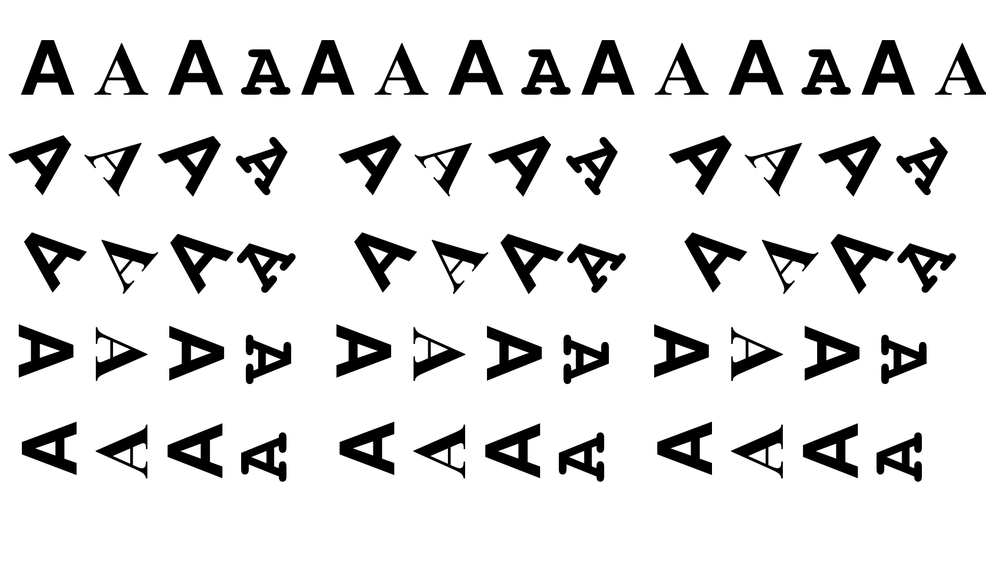
%> input picture TAB.png, 1000 x 562 px, shrunk from 1920 x 1080 before the run
$ octave train.m   (GNU Octave 9; MATLAB toolbox functions it lacks are replaced by stand-ins)
%> lines starting %> are read from the running program, lines starting %| are printed output that depends on the picture; in (x1, y1, x2, y2) boxes, pixels count from 0 and x2, y2 are one past the last pixel; in counts of white or black regions, pixels touching at a corner belong together; the program's own positions count from 1
### getCharacteristics.m
function characteristics = getCharacteristics( imgName )
%> called with imgName = 'TAB.png'
    % LECTURA DE LA IMAGEN
    I = imread(imgName);
%> I is the input picture: size 562x1000x3 uint8; min 0, max 255, mean 222.9

    % SEGMENTACION DE LA IMAGEN
    J =not(I(:,:,1)>192);
%> J: size 562x1000 logical; 13.3% white; 62 white regions
    J = bwareaopen(J,5,4); % remueve regiones muy pequenhas
    [L,n] = bwlabel(J,4);
%> L: size 562x1000 double; 63 distinct labels, from 0 to 62
%> n = 62

    stats = regionprops(L,'all');
%> stats = 62 regions; largest, box (x1, y1, x2, y2), Area, Centroid, MajorAxisLength, MinorAxisLength and Eccentricity: (301, 40, 355, 95) 1428 [328.5 70.9] 58.71 49.97 0.525, (339, 422, 395, 475) 1428 [370.4 448.8] 59.74 50.35 0.538, (861, 40, 915, 95) 1428 [888.8 70.9] 58.71 49.99 0.524
    %characteristics = zeros(n, 3);
    characteristics = zeros(n, 2);

    % OBTENER LOS 3 DESCRIPTORES DE LA IMAGEN
    for i = 1:n
        characteristics(i, 1) = stats(i).MinorAxisLength / stats(i).MajorAxisLength;
        characteristics(i, 2) = stats(i).Eccentricity;
        %characteristics(i, 3) = stats(i).Extent;
    end
%> this loop made 62 passes
%> after the loop, characteristics = 62 rows, first 12: [0.848 0.529; 0.845 0.535; 0.851 0.525; 0.854 0.521; 0.849 0.528; 0.81 0.587; 0.809 0.588; 0.8 0.6; 0.811 0.585; 0.803 0.597; 0.88 0.474; 0.872 0.49]
end

### train.m

% OBTENER LAS CARACTERISTICAS DE LAS IMAGENES DE ENTRENAMIENTO

% BOLD
charAB = getCharacteristics('TAB.png');
%> charAB has the same summary as characteristics in getCharacteristics
charEB = getCharacteristics('TEB.png');
%> call 2 of getCharacteristics, with imgName = 'TEB.png'
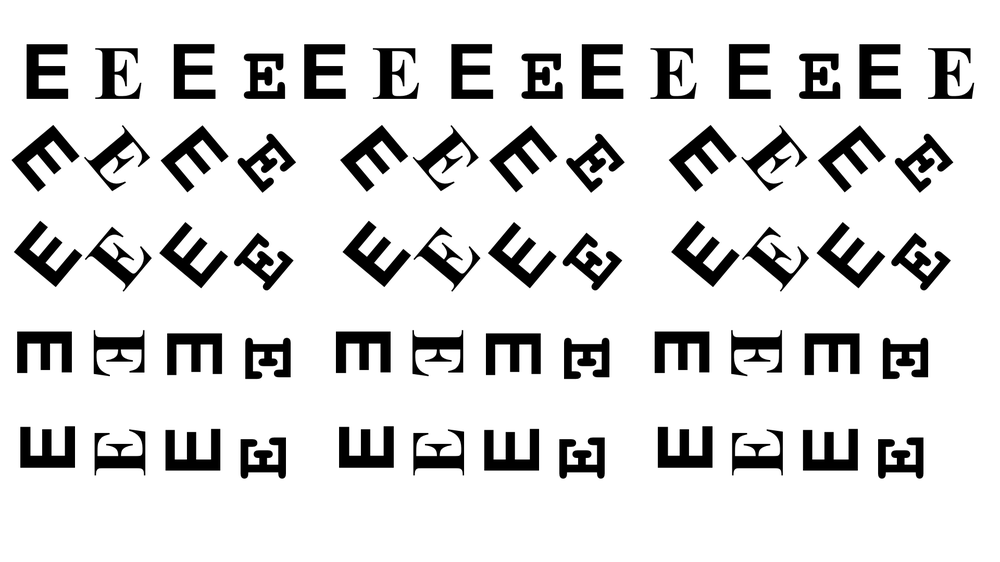
%> input picture TEB.png, 1000 x 562 px, shrunk from 1920 x 1080 before the run
%> in getCharacteristics, I is the input picture: size 562x1000x3 uint8; min 0, max 255, mean 219.4
%> in getCharacteristics (call 2), `J =not(I(:,:,1)>192);`: J: size 562x1000 logical; 14.9% white; 62 white regions
%> in getCharacteristics (call 2), `[L,n] = bwlabel(J,4);`: L: size 562x1000 double; 63 distinct labels, from 0 to 62
%> in getCharacteristics (call 2), `stats = regionprops(L,'all');`: stats = 62 regions; largest, box (x1, y1, x2, y2), Area, Centroid, MajorAxisLength, MinorAxisLength and Eccentricity: (654, 331, 710, 373) 1623 [682.6 349.4] 71.58 48.53 0.735, (17, 331, 72, 373) 1611 [45.1 349.4] 70.27 48.58 0.722, (26, 44, 68, 99) 1611 [44.4 71.9] 70.26 48.58 0.722
%> the loop in getCharacteristics (call 2), `for i = 1:n` made 62 passes
%> after the loop in getCharacteristics (call 2), `for i = 1:n`: characteristics = 62 rows, first 12: [0.685 0.729; 0.683 0.73; 0.691 0.722; 0.685 0.728; 0.691 0.722; 0.68 0.733; 0.681 0.732; 0.669 0.744; 0.668 0.744; 0.687 0.727; 0.683 0.73; 0.681 0.732]
%> charEB has the same summary as characteristics in getCharacteristics
charIB = getCharacteristics('TIB.png');
%> call 3 of getCharacteristics, with imgName = 'TIB.png'
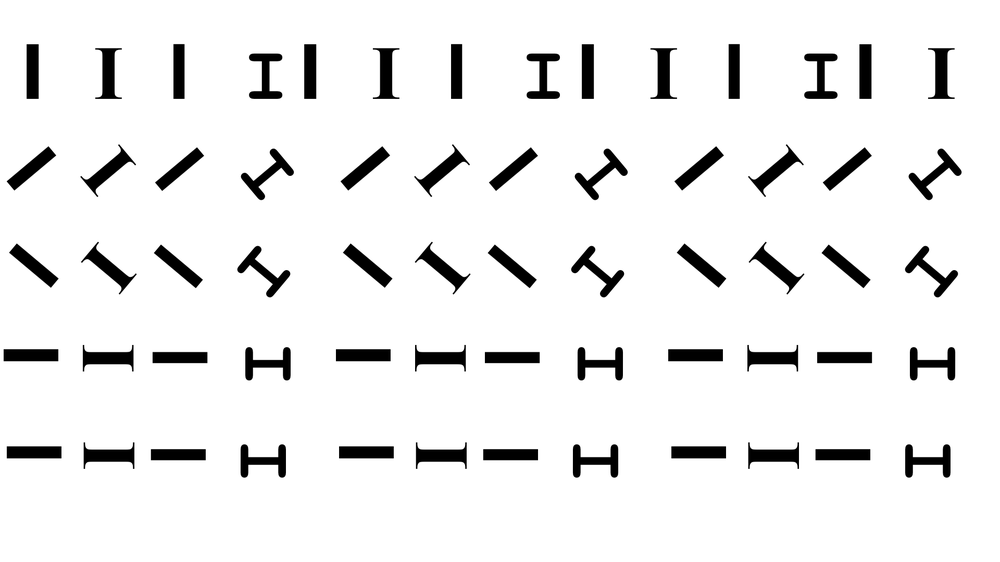
%> input picture TIB.png, 1000 x 562 px, shrunk from 1920 x 1080 before the run
%> in getCharacteristics, I is the input picture: size 562x1000x3 uint8; min 0, max 255, mean 236.4
%> in getCharacteristics (call 3), `J =not(I(:,:,1)>192);`: J: size 562x1000 logical; 7.8% white; 62 white regions
%> in getCharacteristics (call 3), `[L,n] = bwlabel(J,4);`: L: size 562x1000 double; 63 distinct labels, from 0 to 62
%> in getCharacteristics (call 3), `stats = regionprops(L,'all');`: stats = 62 regions; largest, box (x1, y1, x2, y2), Area, Centroid, MajorAxisLength, MinorAxisLength and Eccentricity: (577, 347, 623, 381) 770 [600.2 364.3] 65.87 31.3 0.88, (804, 53, 838, 99) 769 [821.4 76.3] 65.91 31.24 0.881, (240, 444, 286, 478) 768 [263.3 461.5] 65.89 31.21 0.881
%> the loop in getCharacteristics (call 3), `for i = 1:n` made 62 passes
%> after the loop in getCharacteristics (call 3), `for i = 1:n`: characteristics = 62 rows, first 12: [0.232 0.973; 0.227 0.974; 0.236 0.972; 0.228 0.974; 0.236 0.972; 0.286 0.958; 0.29 0.957; 0.29 0.957; 0.287 0.958; 0.294 0.956; 0.218 0.976; 0.196 0.981]
%> charIB has the same summary as characteristics in getCharacteristics
charOB = getCharacteristics('TOB.png');
%> call 4 of getCharacteristics, with imgName = 'TOB.png'
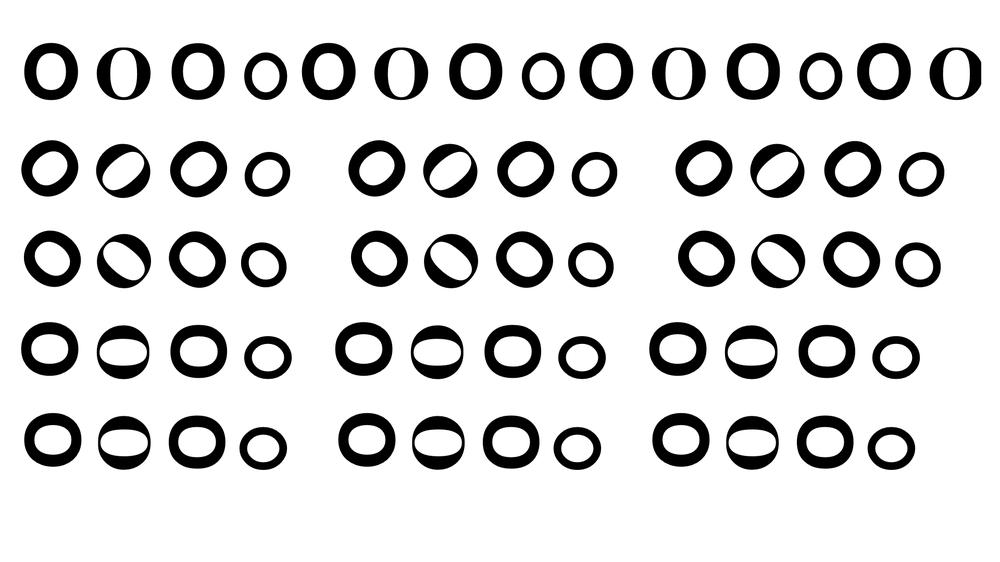
%> input picture TOB.png, 1000 x 562 px, shrunk from 1920 x 1080 before the run
%> in getCharacteristics, I is the input picture: size 562x1000x3 uint8; min 0, max 255, mean 218.3
%> in getCharacteristics (call 4), `J =not(I(:,:,1)>192);`: J: size 562x1000 logical; 15.2% white; 62 white regions
%> in getCharacteristics (call 4), `[L,n] = bwlabel(J,4);`: L: size 562x1000 double; 63 distinct labels, from 0 to 62
%> in getCharacteristics (call 4), `stats = regionprops(L,'all');`: stats = 62 regions; largest, box (x1, y1, x2, y2), Area, Centroid, MajorAxisLength, MinorAxisLength and Eccentricity: (335, 322, 393, 376) 1652 [364.3 349.5] 66.87 63.99 0.29, (348, 140, 406, 197) 1652 [377.4 168.9] 66.95 64.12 0.288, (649, 322, 707, 376) 1652 [678.4 349.5] 66.93 64 0.293
%> the loop in getCharacteristics (call 4), `for i = 1:n` made 62 passes
%> after the loop in getCharacteristics (call 4), `for i = 1:n`: characteristics = 62 rows, first 12: [0.961 0.277; 0.958 0.286; 0.965 0.263; 0.959 0.282; 0.956 0.292; 0.836 0.548; 0.833 0.554; 0.838 0.546; 0.834 0.551; 0.84 0.543; 0.962 0.272; 0.957 0.289]
%> charOB has the same summary as characteristics in getCharacteristics
charUB = getCharacteristics('TUB.png');
%> call 5 of getCharacteristics, with imgName = 'TUB.png'
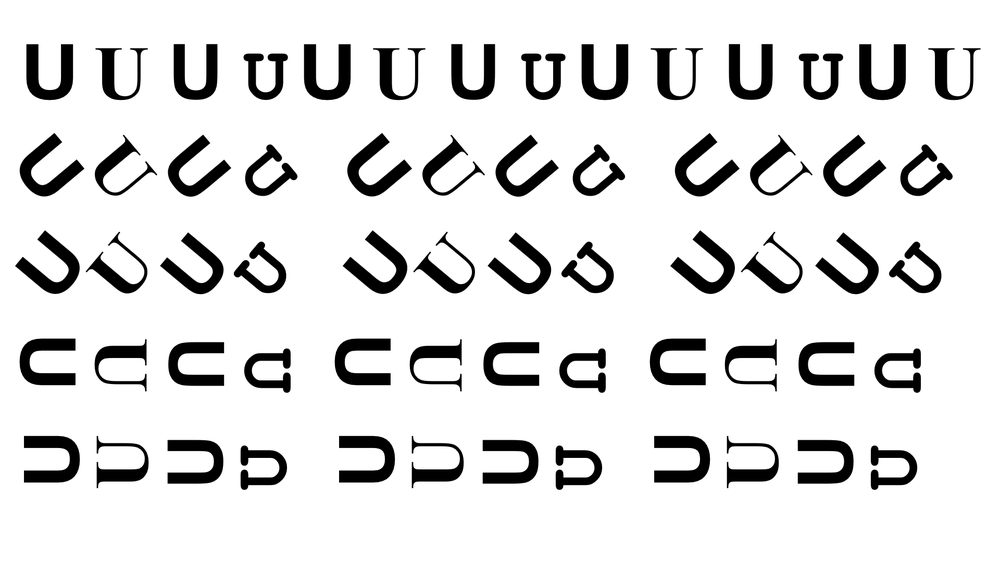
%> input picture TUB.png, 1000 x 562 px, shrunk from 1920 x 1080 before the run
%> in getCharacteristics, I is the input picture: size 562x1000x3 uint8; min 0, max 255, mean 222.8
%> in getCharacteristics (call 5), `J =not(I(:,:,1)>192);`: J: size 562x1000 logical; 13.4% white; 62 white regions
%> in getCharacteristics (call 5), `[L,n] = bwlabel(J,4);`:
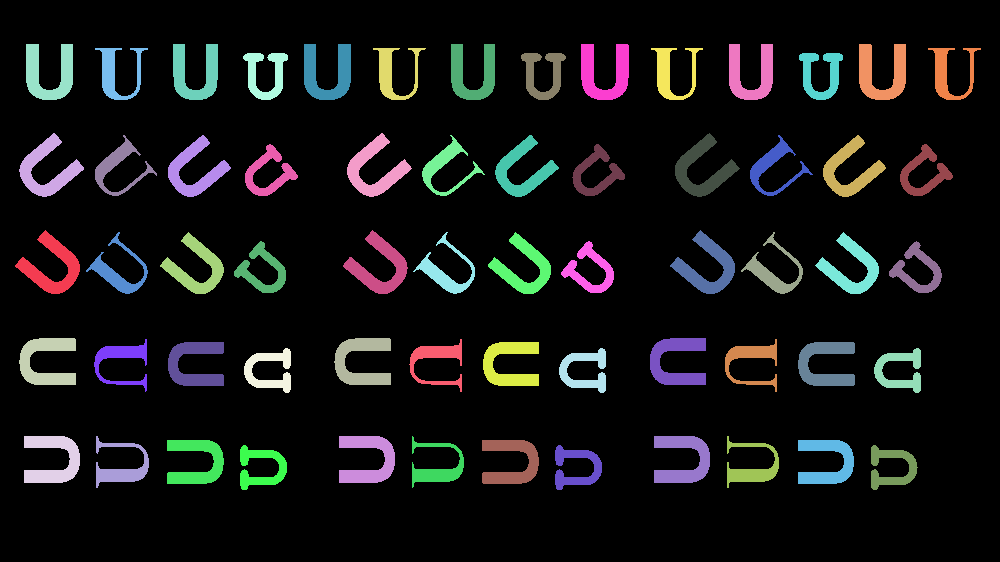
%> L: size 562x1000 double; 63 distinct labels, from 0 to 62; one colour per label, 0 black
%> in getCharacteristics (call 5), `stats = regionprops(L,'all');`: stats = 62 regions; largest, box (x1, y1, x2, y2), Area, Centroid, MajorAxisLength, MinorAxisLength and Eccentricity: (581, 44, 629, 100) 1526 [605.4 73.4] 65.24 64.84 0.11, (15, 230, 80, 294) 1505 [52.8 267.3] 65.45 64.11 0.201, (19, 338, 76, 385) 1503 [47.1 361.9] 65.85 63.85 0.245
%> the loop in getCharacteristics (call 5), `for i = 1:n` made 62 passes
%> after the loop in getCharacteristics (call 5), `for i = 1:n`: characteristics = 62 rows, first 12: [0.98 0.201; 0.981 0.196; 0.97 0.245; 0.978 0.209; 0.978 0.208; 0.811 0.585; 0.813 0.582; 0.824 0.567; 0.812 0.584; 0.812 0.584; 0.923 0.385; 0.913 0.408]
%> charUB has the same summary as characteristics in getCharacteristics

% REGULAR
charAR = getCharacteristics('TAR.png');
%> call 6 of getCharacteristics, with imgName = 'TAR.png'
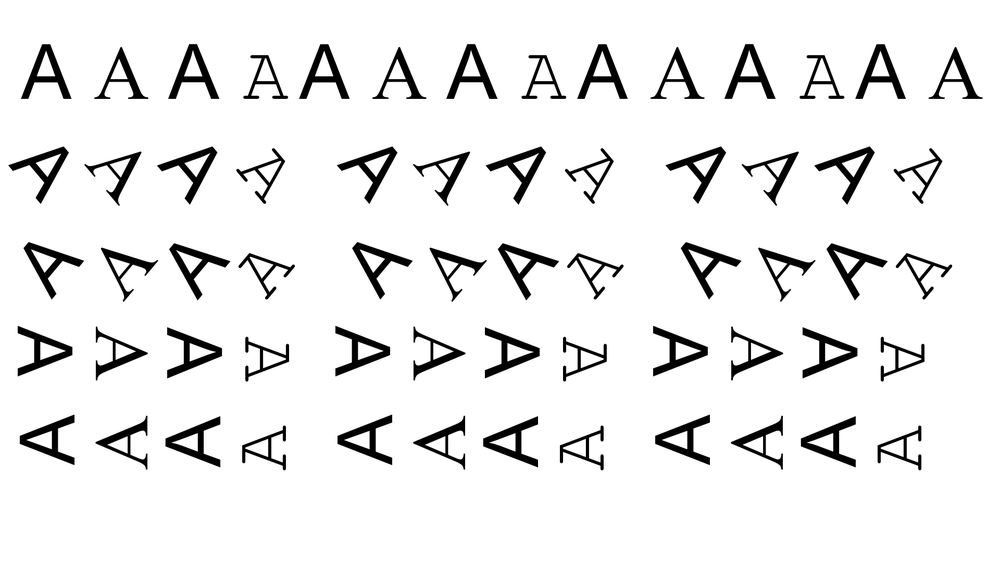
%> input picture TAR.png, 1000 x 562 px, shrunk from 1920 x 1080 before the run
%> in getCharacteristics, I is the input picture: size 562x1000x3 uint8; min 0, max 255, mean 234.7
%> in getCharacteristics (call 6), `J =not(I(:,:,1)>192);`: J: size 562x1000 logical; 8.7% white; 62 white regions
%> in getCharacteristics (call 6), `[L,n] = bwlabel(J,4);`:
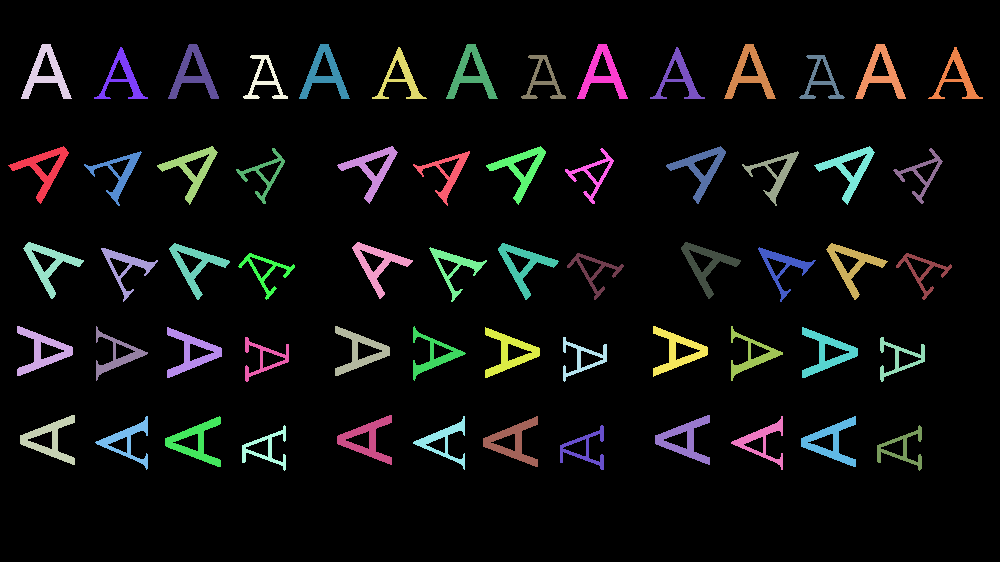
%> L: size 562x1000 double; 63 distinct labels, from 0 to 62; one colour per label, 0 black
%> in getCharacteristics (call 6), `stats = regionprops(L,'all');`: stats = 62 regions; largest, box (x1, y1, x2, y2), Area, Centroid, MajorAxisLength, MinorAxisLength and Eccentricity: (446, 44, 498, 99) 984 [472.2 74.5] 58.03 50.22 0.501, (483, 416, 538, 467) 982 [513.5 442.4] 58.04 49.9 0.511, (724, 44, 776, 99) 982 [750.4 74.5] 57.98 50.14 0.502
%> the loop in getCharacteristics (call 6), `for i = 1:n` made 62 passes
%> after the loop in getCharacteristics (call 6), `for i = 1:n`: characteristics = 62 rows, first 12: [0.858 0.513; 0.849 0.528; 0.863 0.505; 0.856 0.517; 0.852 0.524; 0.826 0.563; 0.823 0.569; 0.829 0.56; 0.822 0.57; 0.826 0.564; 0.864 0.504; 0.858 0.514]
%> charAR has the same summary as characteristics in getCharacteristics
charER = getCharacteristics('TER.png');
%> the run ends on the next line
